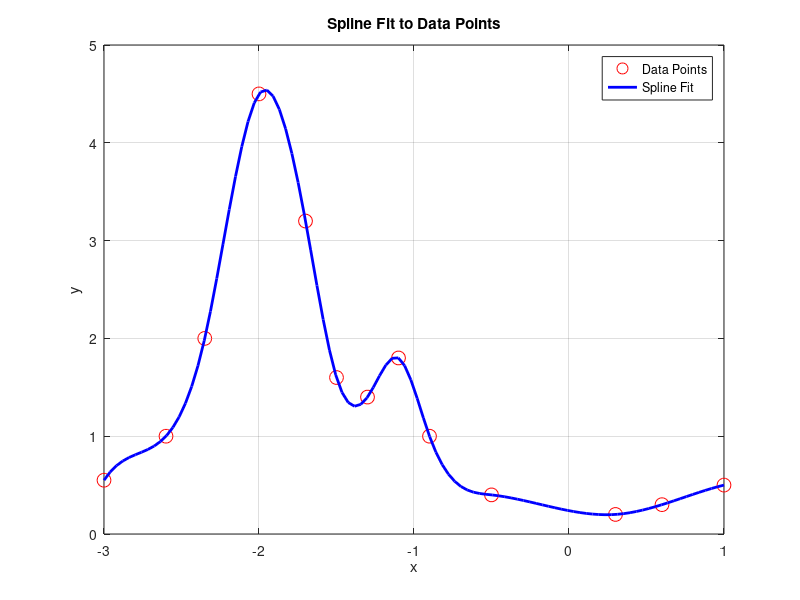

Write the MATLAB code that produced this figure.
x = [-3, -2.6, -2.35, -2, -1.7, -1.5, -1.3, -1.1, -0.9, -0.5, 0.3, 0.6, 1];
y = [0.55, 1, 2, 4.5, 3.2, 1.6, 1.4, 1.8, 1, 0.4, 0.2, 0.3, 0.5];

% Fit a spline to the data points
pp = spline(x, y);

% Generate a range of x values for a smooth plot
x_fit = linspace(min(x), max(x), 100);

% Evaluate the spline at the points in x_fit
y_fit = ppval(pp, x_fit);

% Plot the original data points and the fitted spline
figure;
plot(x, y, 'ro', 'MarkerSize', 10, 'DisplayName', 'Data Points'); % Original data points
hold on;
plot(x_fit, y_fit, 'b-', 'LineWidth', 2, 'DisplayName', 'Spline Fit');
xlabel('x');
ylabel('y');
legend show;
title('Spline Fit to Data Points');
grid on;
hold off;